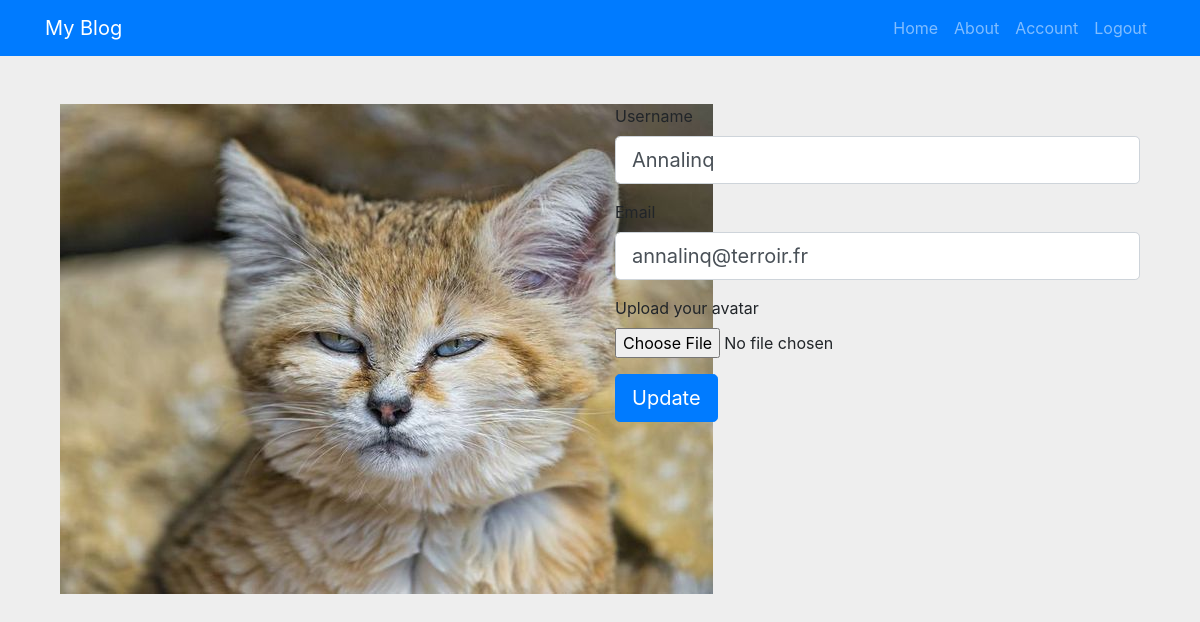
Page /account (signed in) on the earlier database version.
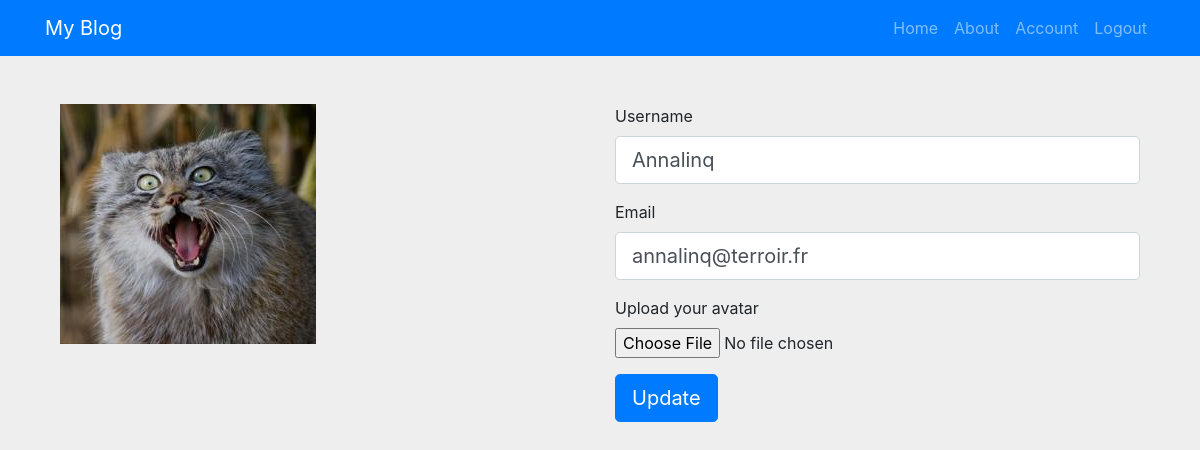
Same page on the later database version.
### app/auth/models.py (models this page shows, shortened)
class User(db.Model, UserMixin):
    id = db.Column(db.Integer, primary_key=True)
    username = db.Column(db.String(20), unique=True, nullable=False)
    email = db.Column(db.String(30), unique=True, nullable=False)
    password = db.Column(db.String(120), unique=False, nullable=False)
    avatar = db.Column(db.String(20), nullable=False, default="default.jpg") # We save only avatar image name
    posts = db.relationship('Post', backref='author', lazy=True) # here Post is a Model name. It creates 'author' column there.

### app/auth/routes.py (the view, shortened to what this page needs)
@auth.route("/account", methods=["GET","POST"])
@login_required
def account():
    form = UpdateAccount()
    if request.method == "GET":
        form.username.data = current_user.username
        form.email.data  = current_user.email
    return render_template("account.html", form=form)

### app/auth/forms.py (shortened to what this page needs)
class UpdateAccount(FlaskForm):
    username = StringField("Username", validators=[
        DataRequired(),
        Length(min=2, max=20, message="Must be more than 2 and less than 20 characters")])
    email = StringField("Email", validators=[
        DataRequired(),
        Email(),
        Length(min=2, max=30, message="Must be more than 2 and less than 30 characters")])
    avatar = FileField("Upload your avatar", validators=[FileAllowed(['jpg','png','jpeg', 'gif'])])
    submit = SubmitField("Update")

### app/auth/models.py (called while the page is built)
@login_manager.user_loader
def load_user(user_id):
    return User.query.get(int(user_id))

### app/templates/account.html (shortened to what this page needs)
{% extends 'main_layout.html' %}
{% block content %}
<div class="container">
    <div class="row mt-5">
        <div class="col-sm-6">
            <img src="/static/img/profile_pics/{{current_user.avatar}}" alt="Profile Picture">
        </div>
        <div class="col-sm-6">
            <form method="POST" enctype="multipart/form-data">
                <div class="form-group">
                    {{ form.username.label(class="form-control-label") }}
                    {% if form.username.errors %}
                        {{ form.username(class="form-control form-control-lg is-invalid") }}
                        <div class="invalid-feedback">
                            {% for err in form.username.errors %}
                                <span>{{ err }}</span>
                            {% endfor %}
                        </div>
                    {% else %}
                        {{ form.username(class="form-control form-control-lg") }}
                    {% endif %}
                </div>
                <div class="form-group">
                    {{ form.email.label(class="form-control-label") }}
                    {% if form.email.errors %}
                        {{ form.email(class="form-control form-control-lg is-invalid") }}
                        <div class="invalid-feedback">
                            {% for err in form.email.errors %}
                                <span>{{ err }}</span>
                            {% endfor %}
                        </div>
                    {% else %}
                        {{ form.email(class="form-control form-control-lg") }}
                    {% endif %}
                </div>
                <div class="form-group">
                    {{ form.avatar.label(class="form-control-label") }}
                    {{ form.avatar(class="form-control-file") }}
                </div>
                <div class="form-group">
                    {{ form.submit(class="btn btn-lg btn-primary") }}
                </div>
            </form>
        </div>
    </div>
</div>
{% endblock content %}

### app/templates/main_layout.html (shortened to what this page needs)
<!DOCTYPE html>
<html lang="en" dir="ltr">
    <head>
        <link rel="stylesheet" href="https://stackpath.bootstrapcdn.com/bootstrap/4.3.0/css/bootstrap.min.css">
        <link rel="stylesheet" href="static/css/style.css">
    </head>
    <body>
        <nav class="navbar navbar-expand-md navbar-dark bg-primary">
            <div class="container">
                <a class="navbar-brand" href="/">My Blog</a>
                <div id="mainNav" class="collapse navbar-collapse">
                    <ul class="navbar-nav ml-auto">
                        <li class="nav-item">
                            <a class="nav-link" href="/">Home</a>
                        </li>
                        <li class="nav-item">
                            <a class="nav-link" href="/about">About</a>
                        </li>
                        {% if current_user.is_authenticated %}
                            <li class="nav-item">
                                <a class="nav-link" href="/account">Account</a>
                            </li>
                            <li class="nav-item">
                                <a class="nav-link" href="/logout">Logout</a>
                            </li>
                        {% endif %}
                    </ul>
                </div>
            </div>
        </nav>
        <div class="container">
            {% block content %}{% endblock content %}
        </div>
    </body>
</html>

### app/static/css/style.css (style rules this page uses)
html, body { background-color: #eee; box-sizing: border-box; }

Differences in the rows shown:
changed User "Annalinq": avatar: picture added in place of a placeholder
